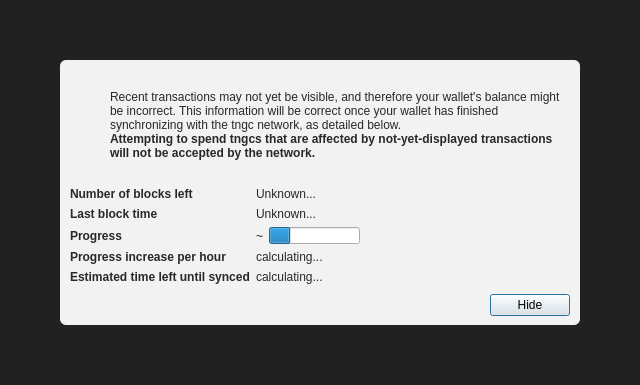
<?xml version="1.0" encoding="UTF-8"?>
<ui version="4.0">
 <class>ModalOverlay</class>
 <widget class="QWidget" name="ModalOverlay">
  <property name="geometry">
   <rect>
    <x>0</x>
    <y>0</y>
    <width>640</width>
    <height>385</height>
   </rect>
  </property>
  <property name="windowTitle">
   <string>Form</string>
  </property>
  <layout class="QVBoxLayout" name="verticalLayout" stretch="0">
   <property name="sizeConstraint">
    <enum>QLayout::SetDefaultConstraint</enum>
   </property>
   <property name="leftMargin">
    <number>0</number>
   </property>
   <property name="topMargin">
    <number>0</number>
   </property>
   <property name="rightMargin">
    <number>0</number>
   </property>
   <property name="bottomMargin">
    <number>0</number>
   </property>
   <item>
    <widget class="QWidget" name="bgWidget" native="true">
     <property name="styleSheet">
      <string notr="true">#bgWidget { background: rgba(0,0,0,220); }</string>
     </property>
     <layout class="QVBoxLayout" name="verticalLayoutMain" stretch="1">
      <property name="leftMargin">
       <number>60</number>
      </property>
      <property name="topMargin">
       <number>60</number>
      </property>
      <property name="rightMargin">
       <number>60</number>
      </property>
      <property name="bottomMargin">
       <number>60</number>
      </property>
      <item>
       <widget class="QWidget" name="contentWidget" native="true">
        <property name="styleSheet">
         <string notr="true">#contentWidget { background: rgba(255,255,255,240); border-radius: 6px; }

QLabel { color: rgb(40,40,40);  }</string>
        </property>
        <layout class="QVBoxLayout" name="verticalLayoutSub" stretch="1,0,0,0">
         <property name="spacing">
          <number>0</number>
         </property>
         <property name="leftMargin">
          <number>10</number>
         </property>
         <property name="topMargin">
          <number>10</number>
         </property>
         <property name="rightMargin">
          <number>10</number>
         </property>
         <property name="bottomMargin">
          <number>10</number>
         </property>
         <item>
          <layout class="QHBoxLayout" name="horizontalLayoutIconText" stretch="0,1">
           <property name="topMargin">
            <number>20</number>
           </property>
           <item>
            <layout class="QVBoxLayout" name="verticalLayoutIcon">
             <property name="leftMargin">
              <number>0</number>
             </property>
             <item>
              <widget class="QPushButton" name="warningIcon">
               <property name="enabled">
                <bool>false</bool>
               </property>
               <property name="text">
                <string/>
               </property>
               <property name="icon">
                <iconset>
                 <normaloff>:/icons/warning</normaloff>
                 <disabledoff>:/icons/warning</disabledoff>:/icons/warning</iconset>
               </property>
               <property name="iconSize">
                <size>
                 <width>48</width>
                 <height>48</height>
                </size>
               </property>
               <property name="flat">
                <bool>true</bool>
               </property>
              </widget>
             </item>
             <item>
              <spacer name="verticalSpacerWarningIcon">
               <property name="orientation">
                <enum>Qt::Vertical</enum>
               </property>
               <property name="sizeHint" stdset="0">
                <size>
                 <width>20</width>
                 <height>40</height>
                </size>
               </property>
              </spacer>
             </item>
            </layout>
           </item>
           <item>
            <layout class="QVBoxLayout" name="verticalLayoutInfoText">
             <property name="leftMargin">
              <number>0</number>
             </property>
             <property name="topMargin">
              <number>0</number>
             </property>
             <item>
              <widget class="QLabel" name="infoText">
               <property name="text">
                <string>Recent transactions may not yet be visible, and therefore your wallet's balance might be incorrect. This information will be correct once your wallet has finished synchronizing with the tngc network, as detailed below.</string>
               </property>
               <property name="textFormat">
                <enum>Qt::RichText</enum>
               </property>
               <property name="wordWrap">
                <bool>true</bool>
               </property>
              </widget>
             </item>
             <item>
              <widget class="QLabel" name="infoTextStrong">
               <property name="font">
                <font>
                 <weight>75</weight>
                 <bold>true</bold>
                </font>
               </property>
               <property name="text">
                <string>Attempting to spend tngcs that are affected by not-yet-displayed transactions will not be accepted by the network.</string>
               </property>
               <property name="textFormat">
                <enum>Qt::RichText</enum>
               </property>
               <property name="wordWrap">
                <bool>true</bool>
               </property>
              </widget>
             </item>
             <item>
              <spacer name="verticalSpacerInTextSpace">
               <property name="orientation">
                <enum>Qt::Vertical</enum>
               </property>
               <property name="sizeHint" stdset="0">
                <size>
                 <width>20</width>
                 <height>40</height>
                </size>
               </property>
              </spacer>
             </item>
            </layout>
           </item>
          </layout>
         </item>
         <item>
          <spacer name="verticalSpacerAfterText">
           <property name="orientation">
            <enum>Qt::Vertical</enum>
           </property>
           <property name="sizeHint" stdset="0">
            <size>
             <width>20</width>
             <height>40</height>
            </size>
           </property>
          </spacer>
         </item>
         <item>
          <layout class="QFormLayout" name="formLayout">
           <property name="fieldGrowthPolicy">
            <enum>QFormLayout::FieldsStayAtSizeHint</enum>
           </property>
           <property name="horizontalSpacing">
            <number>6</number>
           </property>
           <property name="verticalSpacing">
            <number>6</number>
           </property>
           <property name="topMargin">
            <number>10</number>
           </property>
           <item row="0" column="0">
            <widget class="QLabel" name="labelNumberOfBlocksLeft">
             <property name="font">
              <font>
               <weight>75</weight>
               <bold>true</bold>
              </font>
             </property>
             <property name="text">
              <string>Number of blocks left</string>
             </property>
            </widget>
           </item>
           <item row="0" column="1">
            <widget class="QLabel" name="numberOfBlocksLeft">
             <property name="text">
              <string>Unknown...</string>
             </property>
            </widget>
           </item>
           <item row="1" column="0">
            <widget class="QLabel" name="labelLastBlockTime">
             <property name="font">
              <font>
               <weight>75</weight>
               <bold>true</bold>
              </font>
             </property>
             <property name="text">
              <string>Last block time</string>
             </property>
            </widget>
           </item>
           <item row="1" column="1">
            <widget class="QLabel" name="newestBlockDate">
             <property name="sizePolicy">
              <sizepolicy hsizetype="Maximum" vsizetype="Preferred">
               <horstretch>0</horstretch>
               <verstretch>0</verstretch>
              </sizepolicy>
             </property>
             <property name="text">
              <string>Unknown...</string>
             </property>
            </widget>
           </item>
           <item row="2" column="0">
            <widget class="QLabel" name="labelSyncDone">
             <property name="font">
              <font>
               <weight>75</weight>
               <bold>true</bold>
              </font>
             </property>
             <property name="text">
              <string>Progress</string>
             </property>
            </widget>
           </item>
           <item row="2" column="1">
            <layout class="QHBoxLayout" name="horizontalLayoutSync" stretch="0,1">
             <item>
              <widget class="QLabel" name="percentageProgress">
               <property name="text">
                <string notr="true">~</string>
               </property>
              </widget>
             </item>
             <item>
              <widget class="QProgressBar" name="progressBar">
               <property name="value">
                <number>24</number>
               </property>
               <property name="format">
                <string/>
               </property>
              </widget>
             </item>
            </layout>
           </item>
           <item row="4" column="0">
            <widget class="QLabel" name="labelProgressIncrease">
             <property name="font">
              <font>
               <weight>75</weight>
               <bold>true</bold>
              </font>
             </property>
             <property name="text">
              <string>Progress increase per hour</string>
             </property>
            </widget>
           </item>
           <item row="4" column="1">
            <widget class="QLabel" name="progressIncreasePerH">
             <property name="text">
              <string>calculating...</string>
             </property>
            </widget>
           </item>
           <item row="5" column="0">
            <widget class="QLabel" name="labelEstimatedTimeLeft">
             <property name="font">
              <font>
               <weight>75</weight>
               <bold>true</bold>
              </font>
             </property>
             <property name="text">
              <string>Estimated time left until synced</string>
             </property>
            </widget>
           </item>
           <item row="5" column="1">
            <widget class="QLabel" name="expectedTimeLeft">
             <property name="text">
              <string>calculating...</string>
             </property>
            </widget>
           </item>
          </layout>
         </item>
         <item>
          <layout class="QHBoxLayout" name="horizontalLayoutButtons">
           <property name="leftMargin">
            <number>10</number>
           </property>
           <property name="topMargin">
            <number>10</number>
           </property>
           <item>
            <spacer name="horizontalSpacer">
             <property name="orientation">
              <enum>Qt::Horizontal</enum>
             </property>
             <property name="sizeHint" stdset="0">
              <size>
               <width>40</width>
               <height>20</height>
              </size>
             </property>
            </spacer>
           </item>
           <item>
            <widget class="QPushButton" name="closeButton">
             <property name="text">
              <string>Hide</string>
             </property>
             <property name="shortcut">
              <string>Esc</string>
             </property>
             <property name="focusPolicy">
              <enum>Qt::StrongFocus</enum>
             </property>
             <property name="default">
              <bool>true</bool>
             </property>
            </widget>
           </item>
          </layout>
         </item>
        </layout>
       </widget>
      </item>
     </layout>
    </widget>
   </item>
  </layout>
 </widget>
 <resources/>
 <connections/>
</ui>
